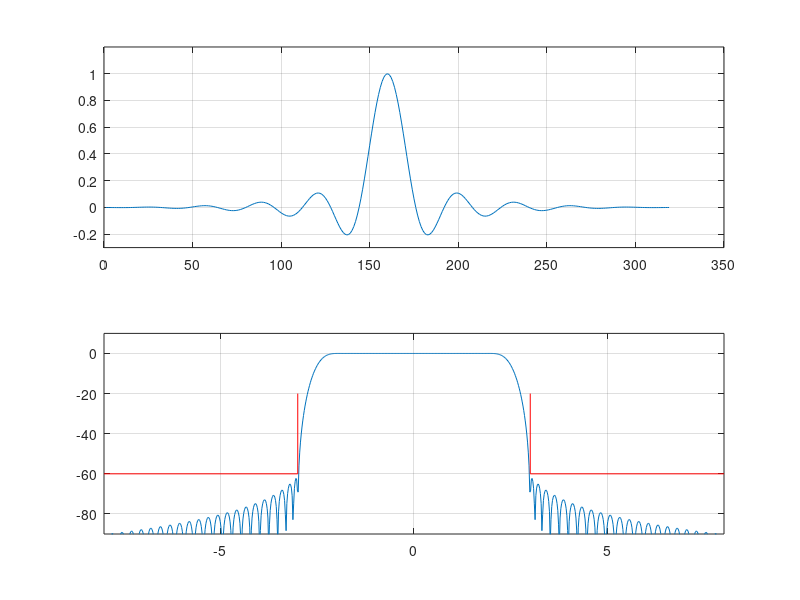
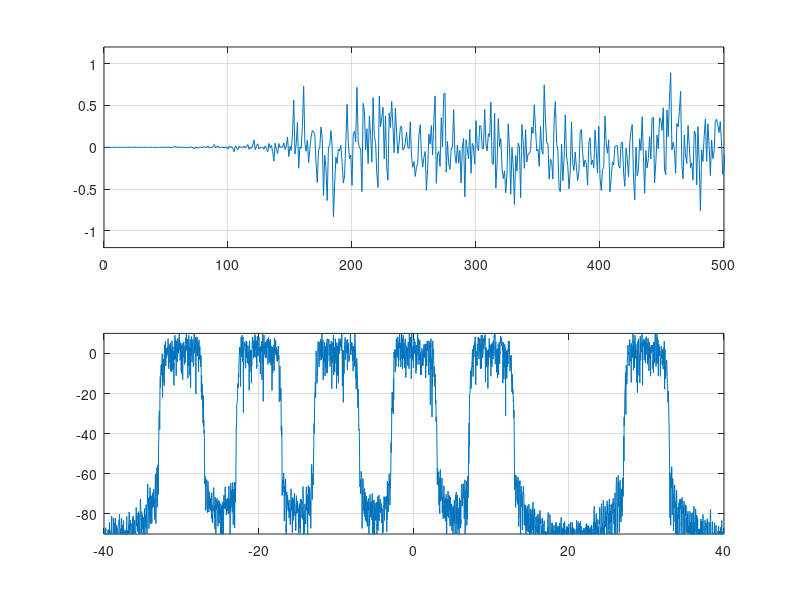

These figures' MATLAB source, in order: (Note: this script raises an error after producing the figures.)
% EE_656_Spring_2015_Final_2

% multiple 5=MHz qpsk signals,5-MHz Symbol rates, 6-MHz Bandwidths, 80-MHz Sample Rate

%h1=nyq_2zz(1,16,0.2,18,1,0);
h1=sinc(-10+1/16:1/16:10-1/16).*kaiser(319,6)';
figure(1)
subplot(2,1,1)
plot(h1/max(h1))
grid on
axis([0 350 -0.3 1.2])

subplot(2,1,2)
plot((-0.5:1/4096:0.5-1/4096)*80,fftshift(20*log10(abs(fft(h1/sum(h1),4096)))))
hold on
plot([-8 -3 -3],[-60 -60 -20],'r')
plot([+8 +3 +3],[-60 -60 -20],'r')
hold off
grid on
axis([-8 8 -90 10])

x2=zeros(1,17600);

ff=[-3 -2 -1 0 1 2 3]/8;
aa=[ 1  1  1 1 1 0 1]/8;
%aa=[ 0 0 0 0 1 0 0 0]/8;

for k=1:7
    x0=(floor(2*rand(1,1100))-0.5)/0.5+j*(floor(2*rand(1,1100))-0.5)/0.5;
    x1=zeros(1,17600);
    x1(1:16:17600)=x0;
    x1=filter(h1,1,x1);
    x2=x2+aa(k)*(x1.*exp(j*2*pi*(0:17599)*ff(k)));
end

figure(2)
subplot(2,1,1)
plot(real(x2(1:1000)));
grid on
axis([0 500 -1.2 1.2])

ww=kaiser(4096,10)';
ww=100*ww/sum(ww);
w8=kaiser(2048,10)';
w8=100*w8/sum(w8);

subplot(2,1,2)
plot((-0.5:1/4096:0.5-1/4096)*80,fftshift(20*log10(abs(fft(x2(201:4296).*ww)))))
grid on
axis([-40 40 -90 10])

% Part 1. Separate Channel down conversion, filter and 8-to-1 downsample
g1=remez(60,[0 3 7 40]/40,{'myfrf',[1 1 0 0]},[1 10]);
x3=x2.*exp(-j*2*pi*(0:17599)*1/8);
x3a=filter(g1,1,x3);
x3b=x3a(14:8:end);

figure(3)
subplot(3,1,1)
plot(0:2000,8*real(x3a(1:2001)))
hold on
plot((0:16:2001)+12,8*real(x3b(1:2:251)),'ro')
hold off
grid on
axis([0 2000 -1.5 1.5])

subplot(3,1,2)
plot((-0.5:1/4096:0.5-1/4096)*80,fftshift(20*log10(abs(fft(x3a(201:4296).*ww)))))
hold on
plot((-0.5:1/2048:0.5-1/2048)*80,fftshift(20*log10(abs(fft(g1,2048)))),'r')
hold off
grid on
axis([-40 40 -90 10])

subplot(3,1,3)
plot((-0.5:1/2048:0.5-1/2048)*10,fftshift(20*log10(abs(fft(x3b(21:2068).*w8)))))
grid on
axis([-5 5 -90 10])


figure(4)
subplot(2,1,1)
plot(8*x3a(14:16:end),'r.')
axis('equal')
axis([-1.2 1.2 -1.2 1.2])
grid on
subplot(2,1,2)
plot(8*real(x3a(14:16:end)),'ro')
grid on
axis([0 500 -1.2 1.2])

% part 2, 10 path, polyphase filter, 10-to-1 Down sample 80-to-8 MHz
%         interpolator 8-to-10 MHz

%polyphase 10 path filter 
h2=remez(62,[0 3 7 40]/40,{'myfrf',[1 1 0 0]},[1 10]);
hh2=8*reshape([0 h2],8,8);
reg2=zeros(8,8);

v1=zeros(1,8)';
v2=zeros(1,8)';
v3=zeros(1,8)';
v4=zeros(8,2125);
reg=zeros(8,8);
m=1;
for n=1:8:17600-8
    v1=flipud(x2(n:n+7).');
    reg2=[v1 reg2(:,1:7)];
    for k=1:8
        v2(k)=reg2(k,:)*hh2(k,:)';
    end
    v3=8*ifft(fftshift(v2));
    v4(:,m)=v3;
    m=m+1;
end
% 
figure(5)
subplot(2,1,1)
plot(real(v4(2,1:500)))
grid on
axis([0 500 -2 2])

subplot(2,1,2)
plot((-0.5:1/2048:0.5-1/2048)*10,fftshift(20*log10(abs(fft(v4(2,21:2068).*w8/4)))))
grid on
axis([-5 5 -90 10])


%%%%%%%%%%%%%% option 3 recursive Linear phase filter
%   24 Poles at Origin
%  
%   branch 1 - type1     coefficient    0.2869013219880045
%   branch 1 - type2 1st coefficient    -0.1785648602970922
%   branch 1 - type2 2nd coefficient    0.0226004172326217
% 			
%   branch 2 - type1     coefficient    0.4076140351608992
%   branch 2 - type2 1st coefficient    -0.1872725963096948
%   branch 2 - type2 2nd coefficient    0.0259854988225092
% 			
%   branch 3 - type1     coefficient    0.5111759052441421
%   branch 3 - type2 1st coefficient    -0.1747071895685166
%   branch 3 - type2 2nd coefficient    0.02462786753586059
% 			
%   branch 4 - type1     coefficient    0.6083890392634814
%   branch 4 - type2 1st coefficient    -0.1511534587793413
%   branch 4 - type2 2nd coefficient    0.02092667255651533
% 			
%   branch 5 - type1     coefficient    0.703646358874289
%   branch 5 - type2 1st coefficient    -0.1204118725193743
%   branch 5 - type2 2nd coefficient    0.01602156653771641
% 			
%   branch 6 - type1     coefficient    0.7994926311817401
%   branch 6 - type2 1st coefficient    -0.08434530463787691
%   branch 6 - type2 2nd coefficient    0.01060162856030615
% 			
%   branch 7 - type1     coefficient    0.897761894874325
%   branch 7 - type2 1st coefficient    -0.04399879293330994
%   branch 7 - type2 2nd coefficient    0.005141808905950611
  
coef3(1,:)=[0.2869013219880045   -0.1785648602970922   0.0226004172326217];
coef3(2,:)=[0.4076140351608992   -0.1872725963096948   0.0259854988225092];
coef3(3,:)=[0.5111759052441421   -0.1747071895685166   0.02462786753586059];
coef3(4,:)=[0.6083890392634814   -0.1511534587793413   0.02092667255651533];
coef3(5,:)=[0.703646358874289    -0.1204118725193743   0.01602156653771641];
coef3(6,:)=[0.7994926311817401   -0.08434530463787691  0.01060162856030615];
coef3(7,:)=[0.897761894874325    -0.04399879293330994  0.005141808905950611];

zz=zeros(1,7);

d0=[1 zeros(1,24)];
d11=[1 zz coef3(1,1)];
d12=[1 zz coef3(1,2) zz coef3(1,3)];
d21=[1 zz coef3(2,1)];
d22=[1 zz coef3(2,2) zz coef3(2,3)];
d31=[1 zz coef3(3,1)];
d32=[1 zz coef3(3,2) zz coef3(3,3)];
d41=[1 zz coef3(4,1)];
d42=[1 zz coef3(4,2) zz coef3(4,3)];
d51=[1 zz coef3(5,1)];
d52=[1 zz coef3(5,2) zz coef3(5,3)];
d61=[1 zz coef3(6,1)];
d62=[1 zz coef3(6,2) zz coef3(6,3)];
d71=[1 zz coef3(7,1)];
d72=[1 zz coef3(7,2) zz coef3(7,3)];

x0=[1 zeros(1,500)];
%x0=exp(j*2*pi*(1:17000)*1./8);


    y0=filter(fliplr(d0),d0,x0);
    y1=filter(fliplr([1 0]),[1 0],x0);
    y1=filter(fliplr(d11),d11,y1);
    y1=filter(fliplr(d12),d12,y1);
    
    y2=filter(fliplr([1 0 0]),[1 0 0],x0);
    y2=filter(fliplr(d21),d21,y2);
    y2=filter(fliplr(d22),d22,y2);
    
    y3=filter(fliplr([1 0 0 0]),[1 0 0 0],x0);
    y3=filter(fliplr(d31),d31,y3);
    y3=filter(fliplr(d32),d32,y3);
    
    y4=filter(fliplr([1 0 0 0 0]),[1 0 0 0 0],x0);
    y4=filter(fliplr(d41),d41,y4);
    y4=filter(fliplr(d42),d42,y4);
    
    y5=filter(fliplr([1 0 0 0 0 0]),[1 0 0 0 0 0],x0);
    y5=filter(fliplr(d51),d51,y5);
    y5=filter(fliplr(d52),d52,y5);
    
    y6=filter(fliplr([1 0 0 0 0 0 0]),[1 0 0 0 0 0 0],x0);
    y6=filter(fliplr(d61),d61,y6);
    y6=filter(fliplr(d62),d62,y6);
    
    y7=filter(fliplr([1 0 0 0 0 0 0 0]),[1 0 0 0 0 0 0 0],x0);
    y7=filter(fliplr(d71),d71,y7);
    y7=filter(fliplr(d72),d72,y7);
        
    h8=[y0+y1+y2+y3+y4+y5+y6+y7]/8;
    
x3=x2.*exp(-j*2*pi*(0:17599)*1/8);
x8a=filter(h8,1,x3);


% 10 path delay line
gg=remez(119,[0 4 8 64]/64,[1 1 0 0]);
dd=10*reshape(gg,10,12);

x8b=conv(x8a(14:8:end),dd(3,:));

 
figure(6)
subplot(3,1,1)
plot(0:200,h8(1:201))
grid on
axis([0 120 -0.05 0.15])

subplot(3,1,2)
fh8=fftshift(fft(h8,2048));
plot((-0.5:1/2048:0.5-1/2048)*80,20*log10(abs(fh8)))
grid on
axis([-40 40 -90 10])

phs=unwrap(angle(fh8));
phs=phs-phs(1025);
dphsx=conv(phs,[-1 0 1]*1024/80);
dphs=dphsx(2:2049);
dphs(1:890)=zeros(1,890);
dphs(1159:2048)=zeros(1,890);

subplot(3,1,3)
plot((-0.5:1/2048:0.5-1/2048)*80,dphs)
grid on
axis([-6 6 0 4])

figure(7)
subplot(3,1,1)
plot(0:2000,8*real(x8a(1:2001)))
hold on
plot((0:16:2001)+8,8*real(x8b(6:2:256)),'ro')
hold off
grid on
axis([0 2000 -1.5 1.5])

subplot(3,1,2)
plot((-0.5:1/4096:0.5-1/4096)*80,fftshift(20*log10(abs(fft(x8a(201:4296).*ww)))))
hold on
plot((-0.5:1/2048:0.5-1/2048)*80,fftshift(20*log10(abs(fft(h8,2048)))),'r')
hold off
grid on
axis([-40 40 -90 10])

subplot(3,1,3)
plot((-0.5:1/2048:0.5-1/2048)*10,fftshift(20*log10(abs(fft(x8b(21:2068).*w8)))))
grid on
axis([-5 5 -90 10])


%%%%%%%%%%%%%% option 4 8-path recursive Linear phase filter

reg0=zeros(1,3);
reg1=zeros(3,2);
reg2=zeros(3,2);
reg3=zeros(3,2);
reg4=zeros(3,2);
reg5=zeros(3,2);
reg6=zeros(3,2);
reg7=zeros(3,2);
v2=zeros(1,8)';
vv4=zeros(8,2125); 
m=1;
%
%x2=exp(j*2*pi*(1:17000)*1.05/8);

for n=1:8:17000-7
    xx=flipud(x2(n:n+7).');
    
    sm1a= (xx(2)-reg1(2,1))*coef3(1,1)+reg1(1,1);
    sm1b=(sm1a-reg1(3,2))*coef3(1,3)+(reg1(2,1)-reg1(3,1))*coef3(1,2)+reg1(2,2);
    
    sm2a= (xx(3)-reg2(2,1))*coef3(2,1)+reg2(1,1);
    sm2b=(sm2a-reg2(3,2))*coef3(2,3)+(reg2(2,1)-reg2(3,1))*coef3(2,2)+reg2(2,2);
    
    sm3a= (xx(4)-reg3(2,1))*coef3(3,1)+reg3(1,1);
    sm3b=(sm3a-reg3(3,2))*coef3(3,3)+(reg3(2,1)-reg3(3,1))*coef3(3,2)+reg3(2,2);
    
    sm4a= (xx(5)-reg4(2,1))*coef3(4,1)+reg4(1,1);
    sm4b=(sm4a-reg4(3,2))*coef3(4,3)+(reg4(2,1)-reg4(3,1))*coef3(4,2)+reg4(2,2);
    
    sm5a= (xx(6)-reg5(2,1))*coef3(5,1)+reg5(1,1);
    sm5b=(sm5a-reg5(3,2))*coef3(5,3)+(reg5(2,1)-reg5(3,1))*coef3(5,2)+reg5(2,2);
    
    sm6a= (xx(7)-reg6(2,1))*coef3(6,1)+reg6(1,1);
    sm6b=(sm6a-reg6(3,2))*coef3(6,3)+(reg6(2,1)-reg6(3,1))*coef3(6,2)+reg6(2,2);
    
    sm7a= (xx(8)-reg7(2,1))*coef3(7,1)+reg7(1,1);
    sm7b=(sm7a-reg7(3,2))*coef3(7,3)+(reg7(2,1)-reg7(3,1))*coef3(7,2)+reg7(2,2);
    
    v2=[reg0(3); sm1b; sm2b; sm3b; sm4b; sm5b; sm6b; sm7b];
    vv4(:,m)=fftshift(2*ifft(v2));
    m=m+1;
    
    reg0=[xx(1) reg0(1:2)];
    
    reg1(1,:)=[xx(2) reg1(1,1)];
    reg1(2,:)=[sm1a  reg1(2,1)];
    reg1(3,:)=[sm1b  reg1(3,1)];
    
    reg2(1,:)=[xx(3) reg2(1,1)];
    reg2(2,:)=[sm2a  reg2(2,1)];
    reg2(3,:)=[sm2b  reg2(3,1)];
    
    reg3(1,:)=[xx(4) reg3(1,1)];
    reg3(2,:)=[sm3a  reg3(2,1)];
    reg3(3,:)=[sm3b  reg3(3,1)];
    
    reg4(1,:)=[xx(5) reg4(1,1)];
    reg4(2,:)=[sm4a  reg4(2,1)];
    reg4(3,:)=[sm4b  reg4(3,1)];
    
    reg5(1,:)=[xx(6) reg5(1,1)];
    reg5(2,:)=[sm5a  reg5(2,1)];
    reg5(3,:)=[sm5b  reg5(3,1)];
    
    reg6(1,:)=[xx(7) reg6(1,1)];
    reg6(2,:)=[sm6a  reg6(2,1)];
    reg6(3,:)=[sm6b  reg6(3,1)];
    
    reg7(1,:)=[xx(8) reg7(1,1)];
    reg7(2,:)=[sm7a  reg7(2,1)];
    reg7(3,:)=[sm7b  reg7(3,1)];
    
end

figure(9)
for k=1:8
    subplot(2,4,k)
    plot(real(vv4(k,1:100)))
    hold on
     plot(imag(vv4(k,1:100)),'r')
    hold off
    grid on
    axis([0 100 -1.0 +1.05])
end


    
% 10 path delay line
gg=remez(239,[0 4 8 128]/128,[1 1 0 0]);
dd=20*reshape(gg,20,12);
% 
%y9=conv(y8,dd(18,:));

figure(10)
y8=vv4(5,:);
subplot(2,1,1)
plot(0:200,4*imag(y8(1:201)))
hold on
plot((0:2:500)+0,4*imag(y8((1:2:501)+0)),'ro')
hold off
grid on
axis([0 200 -1.5 1.5])

subplot(2,1,2)
plot((-0.5:1/2048:0.5-1/2048)*10,fftshift(20*log10(abs(fft(y8(1:2048).*w8)))))
grid on
axis([-5 5 -90 10])

% k
% pause(0.5)
% end